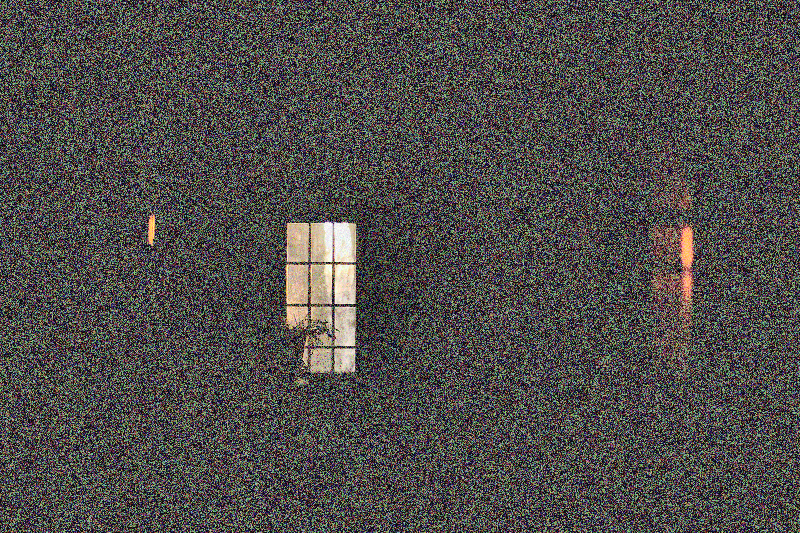
#> input picture 1_trial_enhanced.png, 800 x 533 px; its folder holds only this picture in this run
$ python quick_demo.py --input 1_trial_enhanced.png
#> lines starting #> are read from the running program, lines starting #| are printed output that depends on the picture
"""
Quick Demo for Low Light Image Enhancement
A simple, working demo that showcases the project capabilities
"""

import os
import cv2
import numpy as np
from PIL import Image
import matplotlib.pyplot as plt
import argparse

# [29 lines left out: functions create_test_image, create_low_light_version, not called in this run]

def apply_gamma_correction(image, gamma):
    """Apply gamma correction"""
    inv_gamma = 1.0 / gamma
    table = np.array([((i / 255.0) ** inv_gamma) * 255 for i in np.arange(0, 256)]).astype("uint8")
    return cv2.LUT(image, table)

# [6 lines left out: function apply_histogram_equalization, not called in this run]

def apply_clahe(image):
    """Apply CLAHE (Contrast Limited Adaptive Histogram Equalization)"""
    # Convert to LAB color space
    lab = cv2.cvtColor(image, cv2.COLOR_BGR2LAB)

    # Apply CLAHE to L channel
    clahe = cv2.createCLAHE(clipLimit=2.0, tileGridSize=(8, 8))
    lab[:, :, 0] = clahe.apply(lab[:, :, 0])

    return cv2.cvtColor(lab, cv2.COLOR_LAB2BGR)

def apply_brightness_contrast(image, alpha=1.5, beta=30):
    """Apply brightness and contrast adjustment"""
    return cv2.convertScaleAbs(image, alpha=alpha, beta=beta)

def enhance_image_comprehensive(image):
    """Apply comprehensive enhancement"""
    # 1. Gamma correction
    gamma_corrected = apply_gamma_correction(image, gamma=2.2)

    # 2. Brightness and contrast
    bright_contrast = apply_brightness_contrast(gamma_corrected, alpha=1.3, beta=20)

    # 3. CLAHE
    clahe_result = apply_clahe(bright_contrast)

    return clahe_result

# [39 lines left out: function create_comparison_grid, not called in this run]

def enhance_existing_image(image_path, output_path=None):
    """Enhance an existing image"""
    if not os.path.exists(image_path):
        print(f"Image not found: {image_path}")
        return None

    # Load image
    image = cv2.imread(image_path)
    if image is None:
        print(f"Could not load image: {image_path}")
        return None

    print(f"Enhancing image: {image_path}")

    # Apply enhancement
    enhanced = enhance_image_comprehensive(image)

    # Set output path
    if output_path is None:
        base_name = os.path.splitext(image_path)[0]
        output_path = f"{base_name}_enhanced.png"

    # Save enhanced image
    cv2.imwrite(output_path, enhanced)
    print(f"Enhanced image saved to: {output_path}")

    return enhanced

def main():
    parser = argparse.ArgumentParser(description='Quick Demo for Low Light Image Enhancement')
    parser.add_argument('--input', type=str, help='Input image path (optional)')
    parser.add_argument('--output', type=str, help='Output image path (optional)')
    parser.add_argument('--demo', action='store_true', help='Create demo with synthetic image')

    args = parser.parse_args()

    print("Low Light Image Enhancement - Quick Demo")
    print("=" * 50)

    if args.input:
        # Enhance existing image
        enhanced = enhance_existing_image(args.input, args.output)
#> in enhance_existing_image, image is the input picture: shape (533, 800, 3); mean B, G, R 73.7, 75.8, 78.4
#> in apply_gamma_correction, `return cv2.LUT(image, table)`:
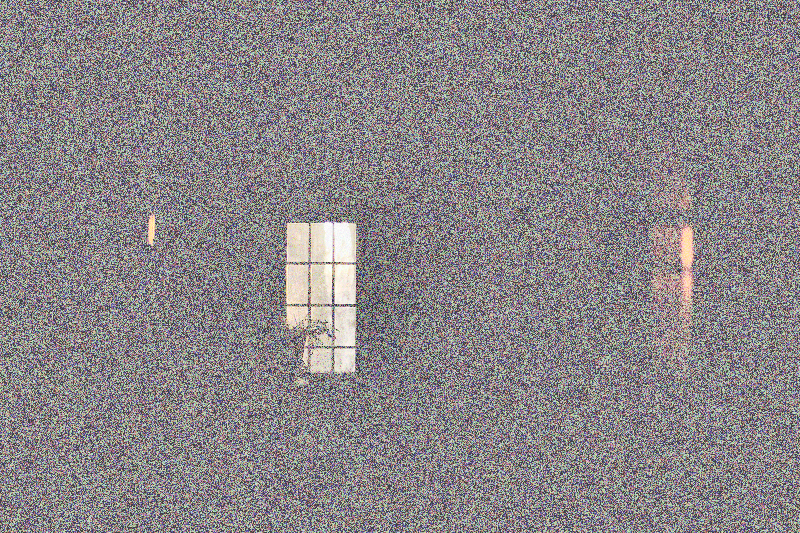
#> returned value: shape (533, 800, 3); mean of channels 0, 1, 2 135.7, 132.9, 137.7; drawn as B, G, R
#> in apply_brightness_contrast, `return cv2.convertScaleAbs(image, alpha=alpha, beta=beta)`:
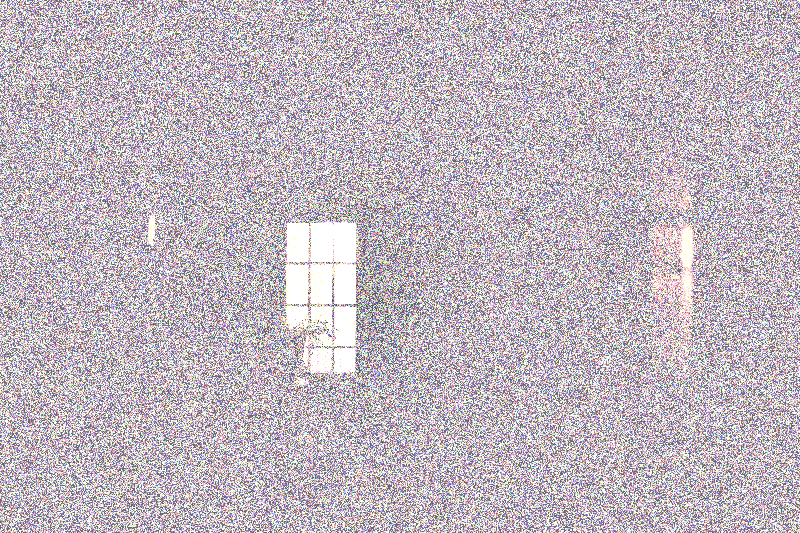
#> returned value: shape (533, 800, 3); mean of channels 0, 1, 2 192.1, 183.4, 192.5; drawn as B, G, R
#> in apply_clahe, `lab = cv2.cvtColor(image, cv2.COLOR_BGR2LAB)`: lab: shape (533, 800, 3); mean of channels 0, 1, 2 192.5, 134.2, 125.1
#> in apply_clahe, `lab[:, :, 0] = clahe.apply(lab[:, :, 0])`: lab: shape (533, 800, 3); mean of channels 0, 1, 2 159.1, 134.2, 125.1
#> in apply_clahe, `return cv2.cvtColor(lab, cv2.COLOR_LAB2BGR)`:
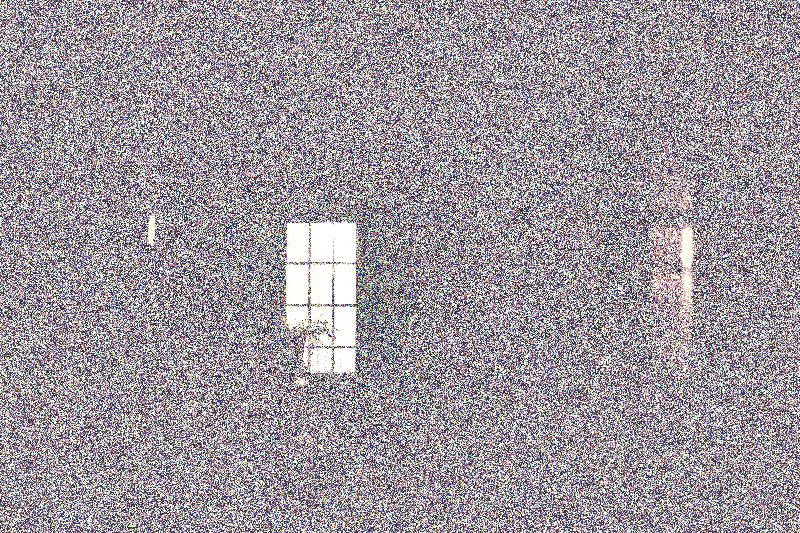
#> returned value: shape (533, 800, 3); mean B, G, R 158.3, 150.6, 157.7
        if enhanced is not None:
            print("✓ Image enhancement completed!")
    else:
        # Create demo with synthetic image
        print("Creating synthetic demo...")

        # Create test image
        original = create_test_image()
        low_light = create_low_light_version(original)
        enhanced = enhance_image_comprehensive(low_light)

        # Save individual images
        cv2.imwrite('demo_original.png', original)
        cv2.imwrite('demo_low_light.png', low_light)
        cv2.imwrite('demo_enhanced.png', enhanced)

        # Create comparison grid
        create_comparison_grid(original, low_light, enhanced, 'demo_comparison.png')

        print("✓ Demo completed!")
        print("\nGenerated files:")
        print("  - demo_original.png")
        print("  - demo_low_light.png")
        print("  - demo_enhanced.png")
        print("  - demo_comparison.png")

    print("\n" + "=" * 50)
    print("Demo completed successfully!")
    print("\nThis demo showcases:")
    print("  - Low light image simulation")
    print("  - Multiple enhancement techniques")
    print("  - Visual comparison of results")
    print("\nFor deep learning enhancement, train a model with:")
    print("  python train.py")

if __name__ == '__main__':
    main()
